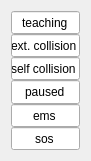
  <widget class="QWidget" name="layoutWidget">
   <property name="geometry">
    <rect>
     <x>120</x>
     <y>30</y>
     <width>91</width>
     <height>161</height>
    </rect>
   </property>
   <layout class="QVBoxLayout" name="verticalLayout">
    <property name="spacing">
     <number>0</number>
    </property>
    <item>
     <widget class="QLineEdit" name="LE_ROBOT_STATUS_TEACHING">
      <property name="sizePolicy">
       <sizepolicy hsizetype="Expanding" vsizetype="Expanding">
        <horstretch>0</horstretch>
        <verstretch>0</verstretch>
       </sizepolicy>
      </property>
      <property name="text">
       <string>teaching</string>
      </property>
      <property name="alignment">
       <set>Qt::AlignCenter</set>
      </property>
     </widget>
    </item>
    <item>
     <widget class="QLineEdit" name="LE_ROBOT_STATUS_EXT_COLLISION">
      <property name="sizePolicy">
       <sizepolicy hsizetype="Expanding" vsizetype="Expanding">
        <horstretch>0</horstretch>
        <verstretch>0</verstretch>
       </sizepolicy>
      </property>
      <property name="text">
       <string>ext. collision</string>
      </property>
      <property name="alignment">
       <set>Qt::AlignCenter</set>
      </property>
     </widget>
    </item>
    <item>
     <widget class="QLineEdit" name="LE_ROBOT_STATUS_SELF_COLLISION">
      <property name="sizePolicy">
       <sizepolicy hsizetype="Expanding" vsizetype="Expanding">
        <horstretch>0</horstretch>
        <verstretch>0</verstretch>
       </sizepolicy>
      </property>
      <property name="text">
       <string>self collision</string>
      </property>
      <property name="alignment">
       <set>Qt::AlignCenter</set>
      </property>
     </widget>
    </item>
    <item>
     <widget class="QLineEdit" name="LE_ROBOT_STATUS_PAUSED">
      <property name="sizePolicy">
       <sizepolicy hsizetype="Expanding" vsizetype="Expanding">
        <horstretch>0</horstretch>
        <verstretch>0</verstretch>
       </sizepolicy>
      </property>
      <property name="text">
       <string>paused</string>
      </property>
      <property name="alignment">
       <set>Qt::AlignCenter</set>
      </property>
     </widget>
    </item>
    <item>
     <widget class="QLineEdit" name="LE_ROBOT_STATUS_EMS">
      <property name="sizePolicy">
       <sizepolicy hsizetype="Expanding" vsizetype="Expanding">
        <horstretch>0</horstretch>
        <verstretch>0</verstretch>
       </sizepolicy>
      </property>
      <property name="text">
       <string>ems</string>
      </property>
      <property name="alignment">
       <set>Qt::AlignCenter</set>
      </property>
     </widget>
    </item>
    <item>
     <widget class="QLineEdit" name="LE_ROBOT_STATUS_SOS">
      <property name="sizePolicy">
       <sizepolicy hsizetype="Expanding" vsizetype="Expanding">
        <horstretch>0</horstretch>
        <verstretch>0</verstretch>
       </sizepolicy>
      </property>
      <property name="text">
       <string>sos</string>
      </property>
      <property name="alignment">
       <set>Qt::AlignCenter</set>
      </property>
     </widget>
    </item>
   </layout>
  </widget>
